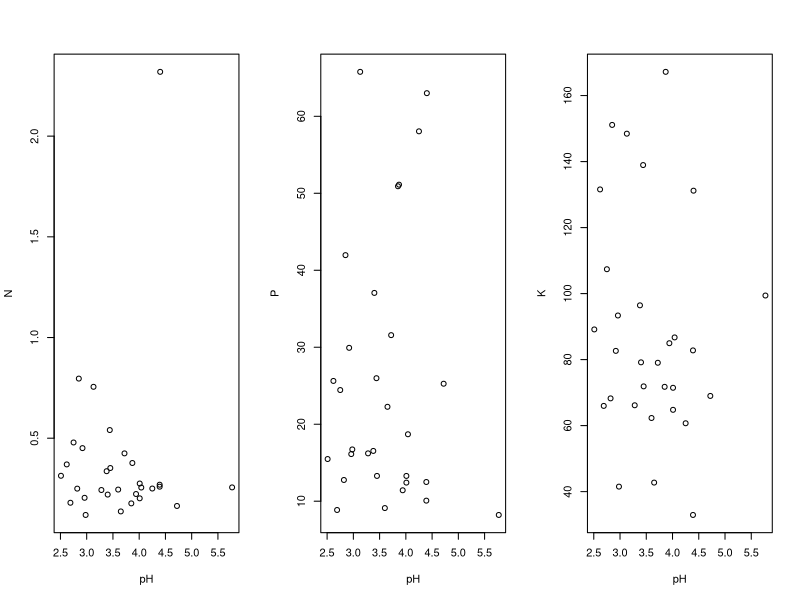
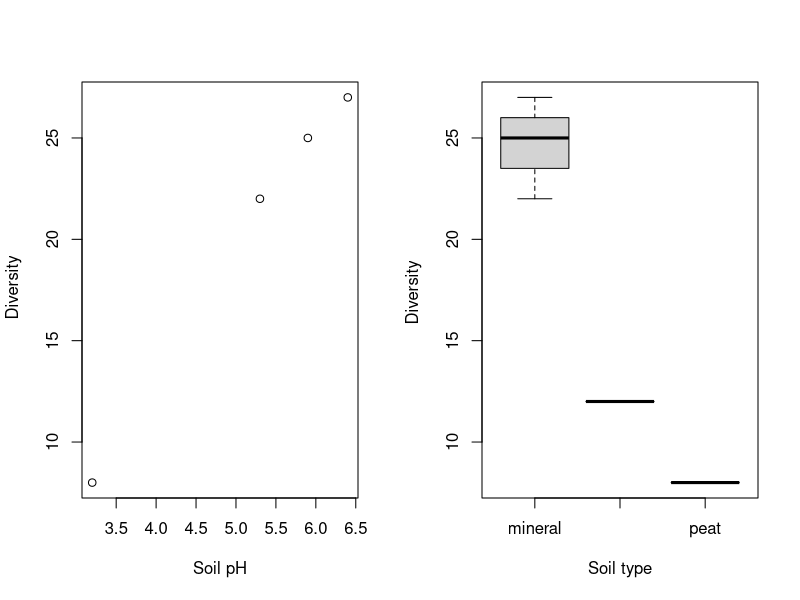

Source code (R) for these figures, in order:
## Read file soil.data.csv to object "soil". Check if the file has been read correctly.

soil <- read.csv("soil.data.csv", header = TRUE, sep = ";")
head(soil)

## Using a for loop, make three graphs side-by-side showing how soil pH is related to soil nutrients (N, P and K). Make axes labels. Hint: explore the argument mfrow in the function par() to define the graph locations.
pH <- soil$pH.KCl
N <- soil$N..
P <- soil$P.mg.kg
K <- soil$K.mg.kg

par(mfrow = c(1, 3))

NPK <- list(N = N, P = P, K = K)

for (name in names(NPK)) {
    plot(pH, NPK[[name]], ylab = name)
}

## Read the file problematic.txt (available in Moodle). Use the read.table() function with parameters skip, header, and sep. Explore variable types and correct individual values if necessary. Note that numeric values from factor can be done through text! Prepare a scatterplot with diversity and soil.pH, and a boxplot diversity vs. soil type.

data <- read.table(
    "files/problematic.txt",
    header = TRUE,
    skip = 2,
    sep = ",",
    stringsAsFactors = FALSE
)
summary(data)

data$soil.ph <- trimws(data$soil.ph)
data$soil.ph <- as.numeric(data$soil.ph)
which(is.na(data$soil.ph))
dput(data$soil.ph[7]) ## I still have a NA!

data$diversity <- trimws(data$diversity)
data$diversity <- as.numeric(data$diversity)
which(is.na(data$diversity)) ## I still have a NA!

par(mfrow = c(1, 2))
plot(data$soil.ph, data$diversity, xlab = "Soil pH", ylab = " Diversity")
boxplot(
    data$diversity ~ data$soil.type,
    xlab = "Soil type",
    ylab = "Diversity "
)
